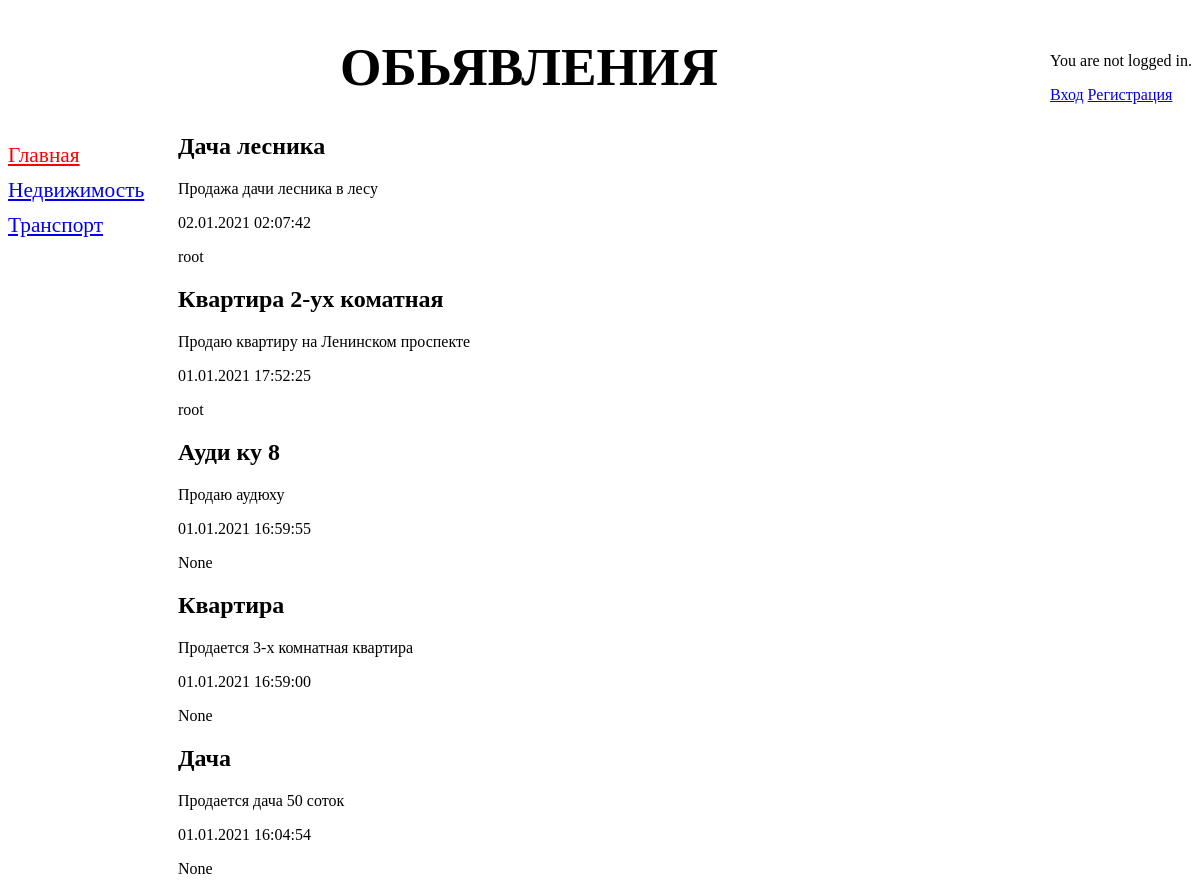
/bboard/, run on the app's committed database.
### bboard/models.py (models this page shows, shortened)
class Rubric(models.Model):
    name = models.CharField(max_length=20, db_index=True, verbose_name="Название")
    class Meta:
        verbose_name = "Рубрика"
        verbose_name_plural = "Рубрики"
        ordering = ['name']

class Bb(models.Model):
    title = models.CharField(max_length=50, verbose_name="Товар")
    content = models.TextField(null=True, blank=True, verbose_name="Описание")
    rubric = models.ForeignKey('Rubric', null=True, on_delete=models.PROTECT, verbose_name="Рубрика")
    price = models.FloatField(null=True, blank=True, verbose_name="Цена")
    published = models.DateTimeField(auto_now_add=True, db_index=True, verbose_name="Опубликовано")
    user = models.ForeignKey(User, on_delete=models.CASCADE, null=True, default=User, verbose_name="Пользователь")
    class Meta:
        verbose_name = "Обьявление"
        verbose_name_plural = "Обьявления"
        ordering = ['-published']

### bboard/views.py (the view)
# urls.py: path('', index, name='index')
def index(request):
    bbs = Bb.objects.all()
    rubrics = Rubric.objects.all()
    return render(request, 'bboard/index.html', {'bbs': bbs, 'rubrics': rubrics})

### templates/bboard/index.html (shortened to what this page needs)
{% extends 'base.html' %}
{% block content %}
{% for bb in bbs %}
    <div>
        <h2>{{ bb.title }}</h2>
        <p> {{ bb.content }}</p>
        <p> {{ bb.published|date:"d.m.Y H:i:s"}}</p>
        <p>{{ bb.user }}</p>
    </div>
{% endfor %}
{% endblock %}

### templates/base.html (shortened to what this page needs)
<!DOCTYPE html>
{% load static %}
<html lang="ru">
<head>
    <link href="{% static 'css/style.css' %}" rel="stylesheet">
</head>
<body>
<div style="float: right">
    {% if user.is_authenticated %}
        <p><a href="{% url 'logout' %}">Выход</a></p>
        <p><a href="/admin">Админка</a> </p>
    {% else %}
        <p>You are not logged in.</p>
        <a href="{% url 'login' %}">Вход</a>
        <a href="{% url 'signup' %}">Регистрация</a>
    {% endif %}
</div>
<header>
    <h1>Обьявления</h1>
    <nav>
        <a href="{%  url 'index' %}" style="color: red">Главная</a>
        {% for rubric in rubrics %}
            <a href="{% url 'by_rubric' rubric.pk %}">{{ rubric.name }}</a>
        {% endfor %}
    </nav>
<section>
            {% block content %}
            {% endblock %}
        </section>
</header>
</body>
</html>

### static/css/style.css (style rules this page uses)
header h1 { font-size: 40pt; text-transform: uppercase; text-align: center; }
nav { font-size: 16pt; width: 150px; float: left; }
nav a { display: block; margin: 10px 0px; }
section { margin-left: 170px; }

### data on the page
Rubric: name "Недвижимость"
Rubric: name "Транспорт"
Bb: title "Дача лесника", content "Продажа дачи лесника в лесу", published "02.01.2021 02:07:42", user "root"
Bb: title "Квартира 2-ух коматная", content "Продаю квартиру на Ленинском проспекте", published "01.01.2021 17:52:25", user "root"
Bb: title "Ауди ку 8", content "Продаю аудюху", published "01.01.2021 16:59:55", user "None"
Bb: title "Квартира", content "Продается 3-х комнатная квартира", published "01.01.2021 16:59:00", user "None"
Bb: title "Дача", content "Продается дача 50 соток", published "01.01.2021 16:04:54", user "None"
